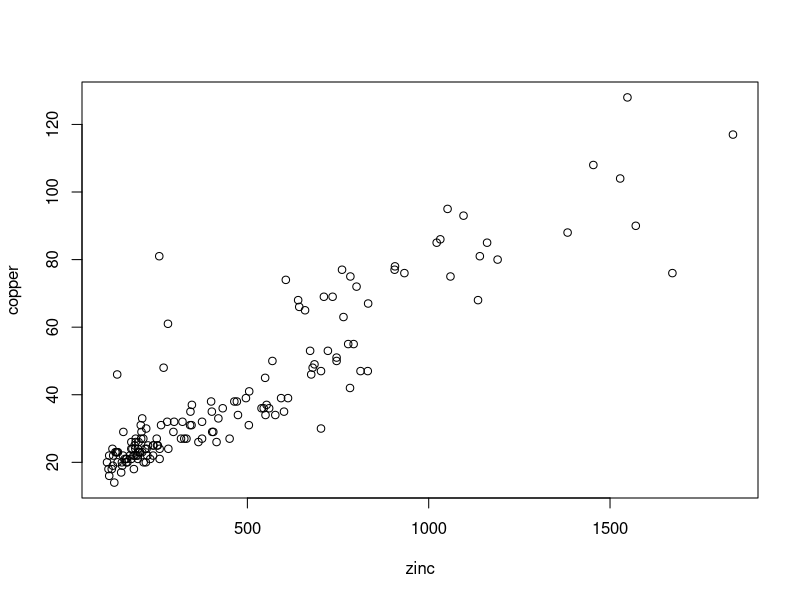
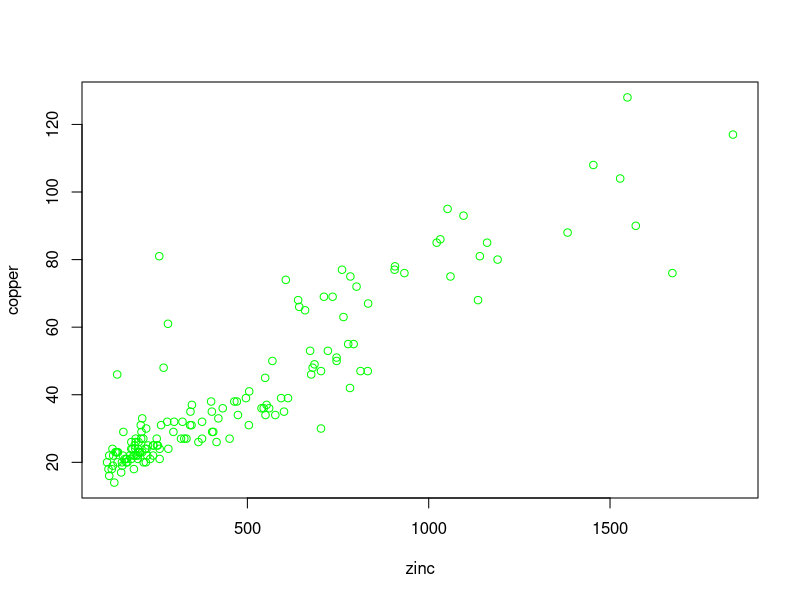
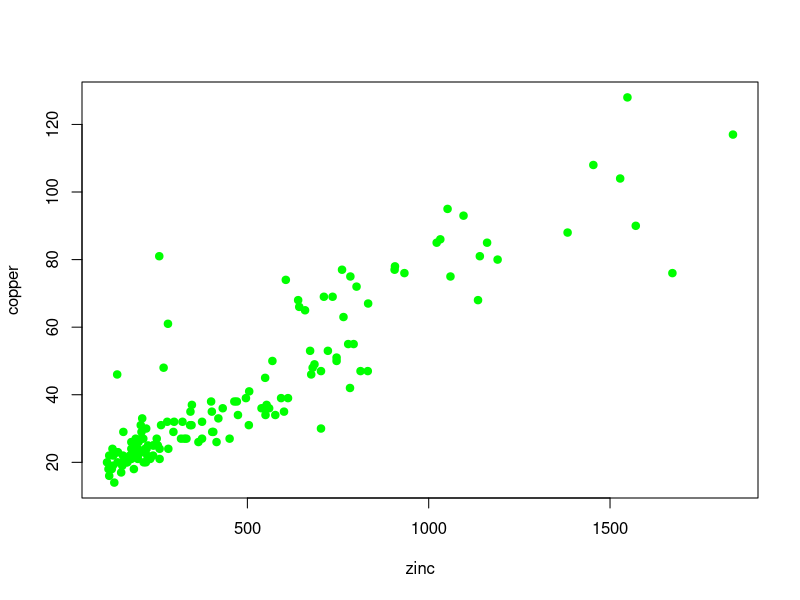
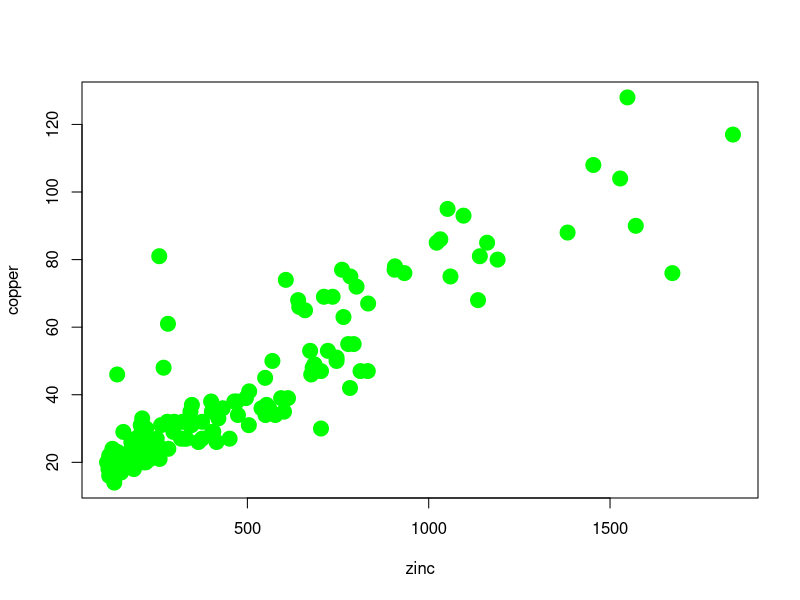
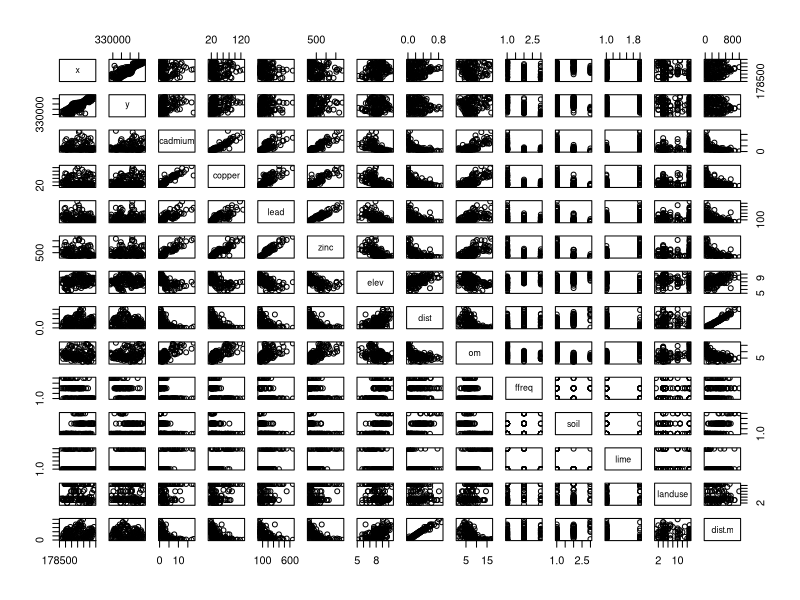

The R script that drew these images, in order:
install.packages("sp")

library(sp)
data(meuse)

# Let's see how the meuse dataset is structured:
meuse

# let's look at the first row of the set
head(meuse)

# exercise: make the summary of the set
summary(meuse)

# lets' plot two variables
# let's see of the zinc concentration is realted to that of copper
attach(meuse)
plot(zinc,copper)
plot(zinc,copper,col="green")
plot(zinc,copper,col="green",pch=19)
plot(zinc,copper,col="green",pch=19,cex=2)

#plot altogether!
pairs(meuse)
